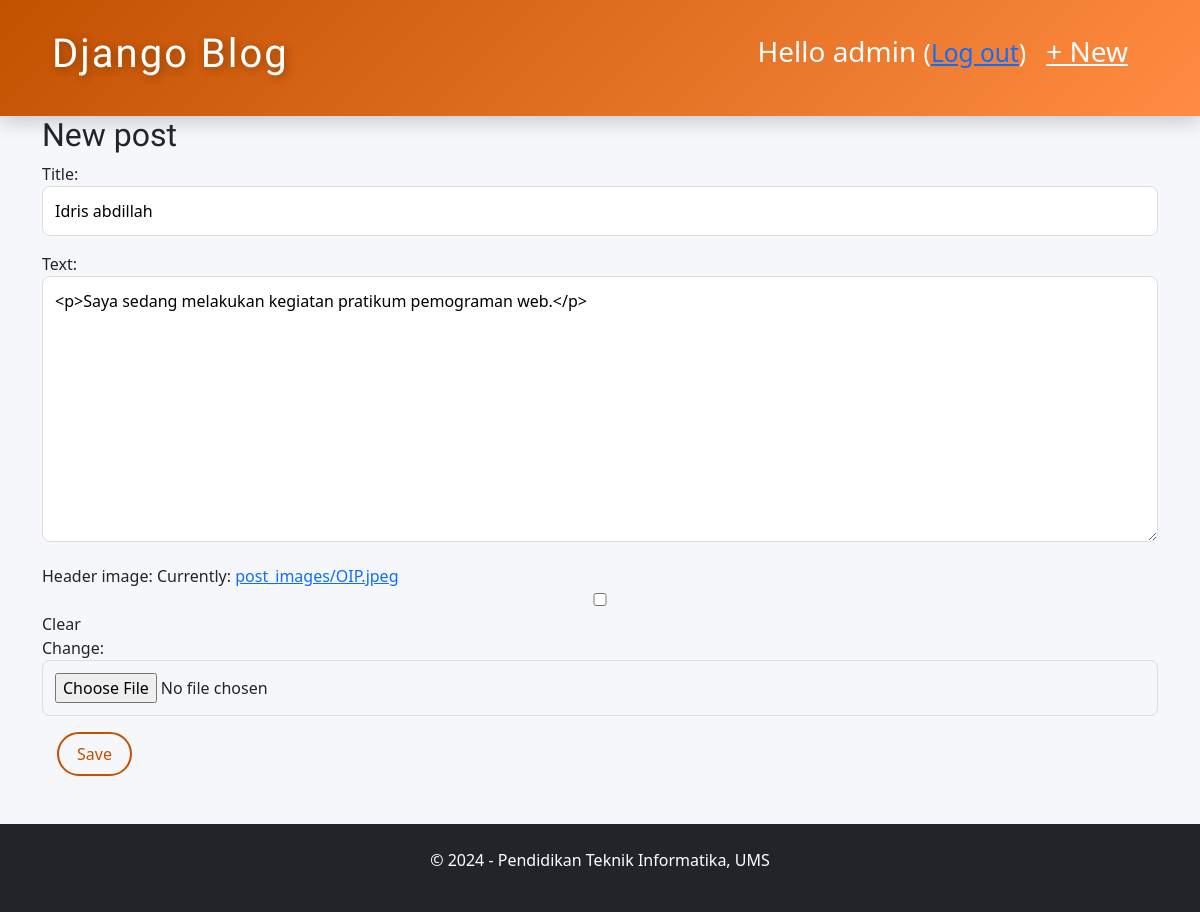
Screenshot of /post/1/edit/ (signed in) with the database file from the repository.
### blog/models.py (models this page shows, shortened)
class Post(models.Model):
    author = models.ForeignKey(settings.AUTH_USER_MODEL, on_delete=models.CASCADE)
    title = models.CharField(max_length=200)
    text = HTMLField()
    created_date = models.DateTimeField(default=timezone.now)
    published_date = models.DateTimeField(blank=True, null=True)
    header_image = models.ImageField(upload_to='post_images/', blank=True,null=True)

### blog/views.py (the view)
# urls.py: path('post/<int:pk>/edit/', views.post_edit, name='post_edit'),
@login_required
def post_edit(request, pk):
    post = get_object_or_404(Post, pk=pk)
    if request.method == "POST":
        form = PostForm(request.POST, request.FILES, instance=post)
        if form.is_valid():
            post = form.save(commit=False)
            post.author = request.user
            post.published_date = timezone.now()
            post.save()
            return redirect('post_detail', pk=post.pk)
    else:
        form = PostForm(instance=post)
    return render(request, 'blog/post_edit.html', {'form': form})

### blog/forms.py
class PostForm(forms.ModelForm):
    class Meta:
        model = Post
        fields = ('title', 'text', 'header_image')

### blog/templates/blog/post_edit.html (shortened to what this page needs)
{% extends 'blog/base.html' %}
{% block content %}
    <h2>New post</h2>
    <form method="POST" class="post-form" enctype="multipart/form-data">
        {{ form.as_p }}
        <button type="submit" class="save btn btn-secondary">Save</button>
    </form>
{% endblock %}

### blog/templates/blog/base.html (shortened to what this page needs)
{% load static %}
<!DOCTYPE html>
<html>
    <head>
        <link rel="stylesheet" href=" https://cdn.jsdelivr.net/npm/bootstrap@5.1.3/dist/css/bootstrap.min.css">
        <link rel="stylesheet" href="{% static 'css/blog.css' %}">
    </head>
    <body>
        <header class="page-header">
            <div class="container">
                {% if user.is_authenticated %}
                    <a href="{% url 'post_new' %}" class="top-menu">+ New</a>
                    <p class="top-menu">Hello {{ user.username }} <small>(<a href="{% url 'logout' %}">Log out</a>)</small></p>
                {% else %}
                    <a href="{% url 'login' %}" class="top-menu">Login</a>
                {% endif %}
                <h1><a href="/">Django Blog</a></h1>
            </div>
        </header>
        <main class="container">
            <div class="row">
                <div class="col">
                {% block content %}
                {% endblock %}
                </div>
            </div>
        </main>
        <footer class="bg-dark text-white text-center p-4 mt-5">
            <div class="container">
                <p>&copy; 2024 - Pendidikan Teknik Informatika, UMS</p>
            </div>
        </footer>
    </body>
</html>

### blog/static/css/blog.css (style rules this page uses)
body { background: #f5f7fa; font-family: 'Segoe UI', Tahoma, Geneva, Verdana, sans-serif; }
.page-header { background: linear-gradient(135deg, #C25100, #ff8c42); margin: 0; padding: 30px 40px; box-shadow: 0 5px 20px rgba(0,0,0,0.2); }
.page-header h1, .page-header h1 a { color: #ffffff; font-size: 40px; text-decoration: none; letter-spacing: 2px; text-shadow: 2px 2px 8px rgba(0,0,0,0.3); }
h1, h2, h3, h4 { font-family: 'Lobster', cursive; }
.post-form textarea, .post-form input { width: 100%; border-radius: 8px; border: 1px solid #ddd; padding: 12px; }
.top-menu, .top-menu:hover { color: #ffffff; float: right; font-size: 28px; margin-right: 20px; transition: transform 0.3s ease; }
.btn-secondary { color: #C25100; background: transparent; border: 2px solid #C25100; border-radius: 30px; padding: 8px 18px; margin-left: 15px; transition: all 0.3s ease; }

### rows the page displays
Post: title "Idris abdillah", text "<p>Saya sedang melakukan kegiatan pratikum pemograman web.</p>"

### other values shown
{{ user.username }} "admin"
